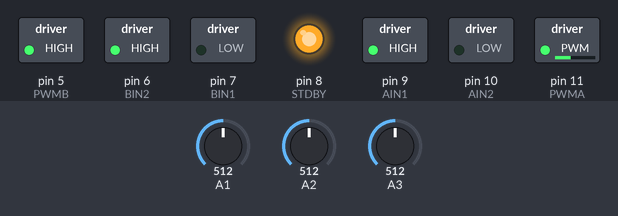
A sketch run on a simulated Arduino Uno, built with avr-gcc and run on an emulated ATmega328P. Shown: switched loads named in the sketch (green lamp = pin HIGH), output pins drawn as LEDs (lit = HIGH). The test bench sets the inputs (shaded band); at power-on: A1 = 512, A3 = 512, A2 = 512. What the sketch prints to the serial monitor is not drawn.

Above: at 1.2 s.
1.3 s: A1 set to 716
At 2.5 s:
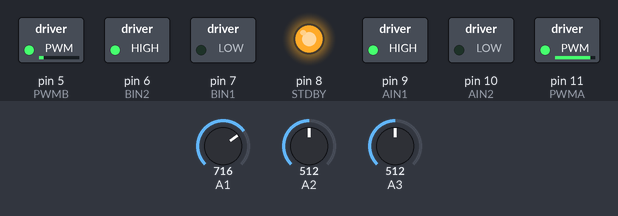
2.8 s: A3 set to 716
At 3.6 s:
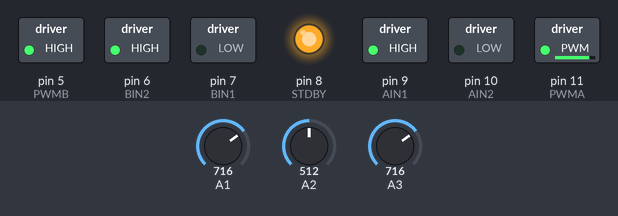
4.3 s: A1 set to 511
At 5.0 s:
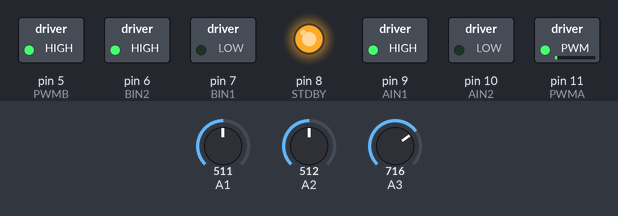
5.8 s: A3 set to 511
At 6.2 s:
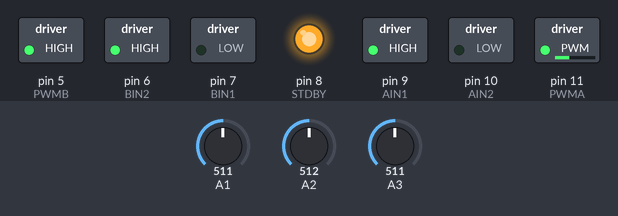
7.3 s: A2 set to 306
10.3 s: A1 set to 900
At 10.8 s:
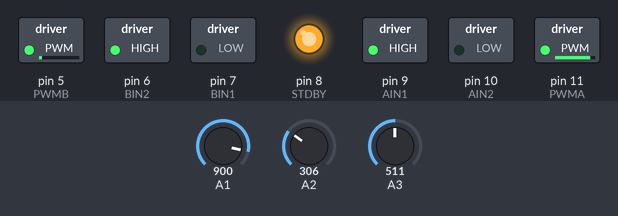
Timing chart, 0 to 12.8 s (numbered marks = the images above; inputs shaded):
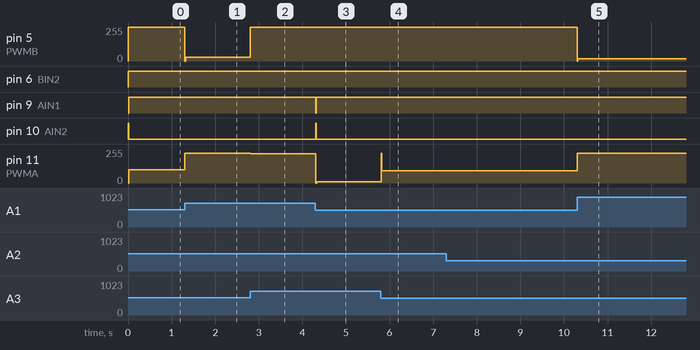

The sketch:

LineFollowerV2.ino
```cpp
const int PWMA = 11;  // Pololu drive A
const int AIN2 = 10;
const int AIN1 = 9;
const int STDBY = 8;
const int BIN1 = 7;  // Pololu drive B
const int BIN2 = 6;
const int PWMB = 5;

float Kp = 1.0  * 1.0 * 255;
float Kd = 400.0 * 255;
float Ki = 0*.00050*255;
int speedL, speedR;
float prevE = 0;
long prevT = 0;
float alpha = .85;
float filt_e = 0;
float totalE = 0;
float slow = 1.0;
long t1;
int sensorRight, sensorMid, sensorLeft;
float error, dError;
int numWhite = 0;
float deadZone = 0.0;

void setup() {
  Serial.begin(115200);

  pinMode(PWMA, OUTPUT);
  pinMode(AIN1, OUTPUT);
  pinMode(AIN2, OUTPUT);
  pinMode(BIN1, OUTPUT);
  pinMode(BIN2, OUTPUT);
  pinMode(PWMB, OUTPUT);
  pinMode(STDBY, OUTPUT);
  digitalWrite(STDBY, HIGH);

  pinMode(A1, INPUT);
  pinMode(A2, INPUT);
  pinMode(A3, INPUT);
}

void loop() {
  // Find current time
  t1 = millis();
  // Read the sensors
  sensorRight = constrain(map(analogRead(A1), 500, 855, 0, 255), 1, 255);
  sensorMid = constrain(map(analogRead(A2), 350, 815, 0, 255), 1, 255);
  sensorLeft = constrain(map(analogRead(A3), 485, 855, 0, 255), 1, 255);
  // Serial.println(t1);

  // Serial.print(sensorLeft);
  // Serial.print(" ");
  // Serial.print(sensorMid);
  // Serial.print(" ");
  // Serial.println(sensorRight);

  // See if it's over white, if not, run line follower
  if ((max(sensorRight,sensorLeft)>1) || (sensorMid>1) || (t1<10000)) {
    // Calculate error (s1-s2), use lowpass filter, find dError and totalE (constrained to avoid windup)
    error = (1.0 * (sensorRight - sensorLeft))/(max(sensorRight, sensorLeft));
    filt_e = error * alpha + (1 - alpha) * filt_e;
    dError = (filt_e - prevE) / (1.0*t1 - prevT);
    prevE = filt_e;
    totalE += filt_e*(t1-prevT);
    prevT = t1;
    totalE = constrain(totalE, -300000.0/255, 300000.0/255);

    // Uses error to come up with speeds
    // if (sensorMid > max(sensorRight,sensorLeft)*1.5){
    //   speedL=255;
    //   speedR=255;}
    if (filt_e < -deadZone) {
      speedL = 255 + (filt_e * Kp + Kd * dError + Ki * totalE);
      speedR = 255;
    } else if (filt_e > deadZone){
      speedL = 255;
      speedR = 255 - (filt_e * Kp + Kd * dError + Ki * totalE);
    }else{
      speedL=255;
      speedR=255;
    }

    Serial.print(Kp * filt_e);
    Serial.print(" ");
    Serial.print(Kd * dError);
    Serial.print(" ");
    Serial.println(Ki * totalE);

    speedL = constrain(speedL, 0, 255);
    speedR = constrain(speedR, 0, 255);
    // Drives the wheels
    drive(speedL * slow, speedR * slow);
  }else{
    numWhite++;
    //If on white, do hard programed moves
    if (numWhite==1||numWhite==5) {
      //drive(255,255);
      drive(255,0);
      while (!checkIfLine()){
        delay(1);
      }
    }else if (numWhite==2 || numWhite == 3){
      drive(255,255);
      while (!checkIfLine()){
        delay(1);
      }
    }else if (numWhite==4 || numWhite==6 || numWhite==7){
      drive(0,255);
      while (!checkIfLine()){
        delay(1);
      }
    }else{
      drive(255,255);
      delay(2000);
    }
  }
}

void motorWrite(int spd, int pin_IN1, int pin_IN2, int pin_PWM) {
  if (spd < 0) {
    digitalWrite(pin_IN1, HIGH);  // go one way
    digitalWrite(pin_IN2, LOW);
  } else {
    digitalWrite(pin_IN1, LOW);  // go the other way
    digitalWrite(pin_IN2, HIGH);
  }
  analogWrite(pin_PWM, abs(spd));
}

bool checkIfLine(){
  sensorRight = constrain(map(analogRead(A1), 530, 855, 0, 255), 1, 255);
  sensorMid = constrain(map(analogRead(A2), 365, 815, 0, 255), 1, 255);
  sensorLeft = constrain(map(analogRead(A3), 500, 855, 0, 255), 1, 255);
  return (max(sensorRight,sensorLeft)>100);
}

void drive(int speedL, int speedR) {
  motorWrite(-speedL * .88, AIN1, AIN2, PWMA);
  motorWrite(speedR, BIN1, BIN2, PWMB);
}
```

Measured:
- after the input at 1.3 s, pin 5 (PWMB): 255/255 → 29/255 at once; pin 11 (PWMA): 99/255 → 224/255 at once
- after the input at 2.8 s, pin 5 (PWMB): 29/255 → 255/255 at once; pin 11 (PWMA): 224/255 → 218/255 at once
- after the input at 4.3 s, pin 9 (AIN1): HIGH → LOW at once, → HIGH 0.02 s later; pin 10 (AIN2): LOW → HIGH at once, → LOW 0.02 s later; pin 11 (PWMA): 218/255 → 9/255 at once
- after the input at 5.8 s, pin 11 (PWMA): 9/255 → 91/255 at once
- after the input at 10.3 s, pin 5 (PWMB): 255/255 → 17/255 at once; pin 11 (PWMA): 91/255 → 224/255 at once
